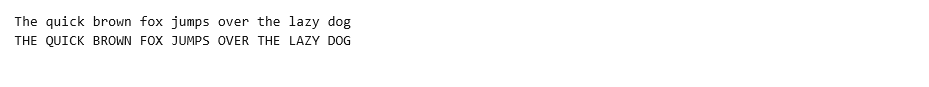
#> input picture evaluation/data/renders/noise_0_stripes_0_mask_0.png, 929 x 87 px; its folder holds only this picture in this run
$ python binarize.py
#> lines starting #> are read from the running program, lines starting #| are printed output that depends on the picture; after the words box and inside, x2 and y2 are one past the last pixel; in counts of white or black regions, pixels touching at a corner belong together
from pathlib import Path
import cv2
BASE_DIR = Path(__file__).resolve().parents[2]
DATA_DIR = BASE_DIR / "data"

RENDERS_DIR = DATA_DIR / "renders"
BINARIZED_DIR = DATA_DIR / "binarized"
BINARIZED_DIR.mkdir(parents=True, exist_ok=True)

# -----------------------------------------
# Binarize all images in renders/
# -----------------------------------------

for image_path in sorted(RENDERS_DIR.iterdir()):
    if image_path.suffix.lower() not in [".png", ".jpg", ".jpeg"]:
        continue

    print("=" * 50)
    print("Processing:", image_path.name)

    # 1) Load image
    img = cv2.imread(str(image_path))
#> img is the input picture: shape (87, 929, 3); min 17, max 255, mean 250.5

    # 2) grayscale
    gray = cv2.cvtColor(img, cv2.COLOR_BGR2GRAY)

    #Otsu Method
    _, binary = cv2.threshold(
        gray,
        0,
        255,
        cv2.THRESH_BINARY + cv2.THRESH_OTSU
    )
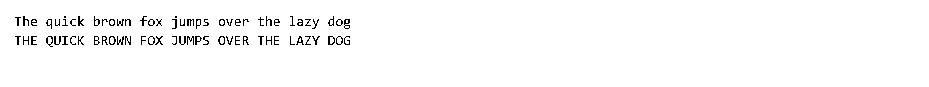
#> binary: shape (87, 929); 97.9% white; black in thin lines or dots, all inside (x1, y1, x2, y2) = (15, 16, 350, 47)

    # 4) Save
    output_path = BINARIZED_DIR / image_path.name
    cv2.imwrite(str(output_path), binary)

    print("Saved ->", output_path)

print("\nDone.")

$ run again, on evaluation/data/renders/noise_0_stripes_100_mask_0.png
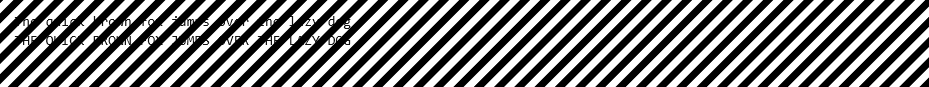
#> input picture evaluation/data/renders/noise_0_stripes_100_mask_0.png, 929 x 87 px
#> img is the input picture: shape (87, 929, 3); min 0, max 255, mean 125.4
#> `_, binary = cv2.threshold( gray, 0, 255, cv2.THRESH_BINARY + cv2.THRES..`:
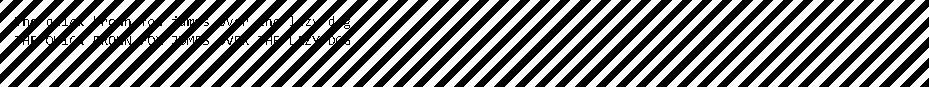
#> binary: shape (87, 929); 49.1% white; 60 white regions (7 under 20 px), largest, box (x1, y1, x2, y2) and area: (342, 0, 439, 87) 957, (423, 0, 520, 87) 957, (727, 0, 824, 87) 957

$ run again, on evaluation/data/renders/noise_0_stripes_50_mask_0.png
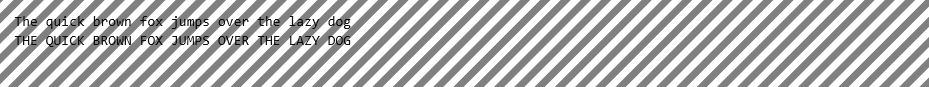
#> input picture evaluation/data/renders/noise_0_stripes_50_mask_0.png, 929 x 87 px
#> img is the input picture: shape (87, 929, 3); min 9, max 255, mean 188.2
#> `_, binary = cv2.threshold( gray, 0, 255, cv2.THRESH_BINARY + cv2.THRES..`:
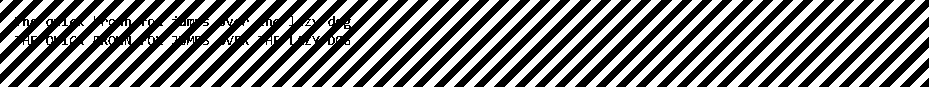
#> binary: shape (87, 929); 49.1% white; 84 white regions (20 under 20 px), largest, box (x1, y1, x2, y2) and area: (342, 0, 439, 87) 957, (423, 0, 520, 87) 957, (646, 0, 743, 87) 957
